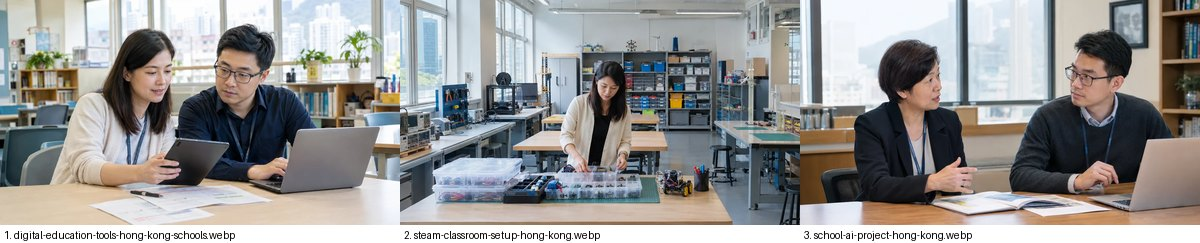
#> input picture deliverables/seo/edu_covers_sheet.jpg, 1200 x 243 px, given in place of digital-education-tools-hong-kong-schools.webp, which was not available
$ python sheet_edu_images.py
#> lines starting #> are read from the running program, lines starting #| are printed output that depends on the picture; pictures that were not available may be replaced by others from this repository, and a replacement may not be noted
# -*- coding: utf-8 -*-
"""新文章圖片 contact sheet：3 張封面 + 全部 37 張內文圖（分兩張 sheet）。"""
from PIL import Image, ImageDraw
import glob, os

ART = ["digital-education-tools-hong-kong-schools", "steam-classroom-setup-hong-kong", "school-ai-project-hong-kong"]


def sheet(paths, cols, cw, ch, out):
#> called with cols = 3, cw = 400, ch = 225, out = 'deliverables/seo/edu_covers_sheet.jpg'
    rows = (len(paths) + cols - 1) // cols
    im = Image.new("RGB", (cw * cols, (ch + 18) * rows), "white")
#> im: PIL image 1200x243 RGB; every value is 255
    d = ImageDraw.Draw(im)
    for i, p in enumerate(paths):
        t = Image.open(p).convert("RGB").resize((cw, ch), Image.LANCZOS)
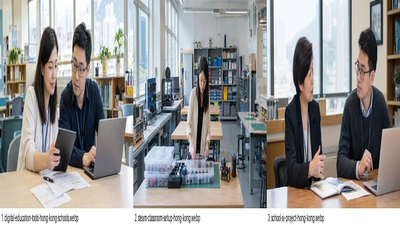
#> t: PIL image 400x225 RGB; mean R, G, B 149.8, 148.9, 147.7
        r, c = divmod(i, cols)
        x, y = c * cw, r * (ch + 18)
        im.paste(t, (x, y))
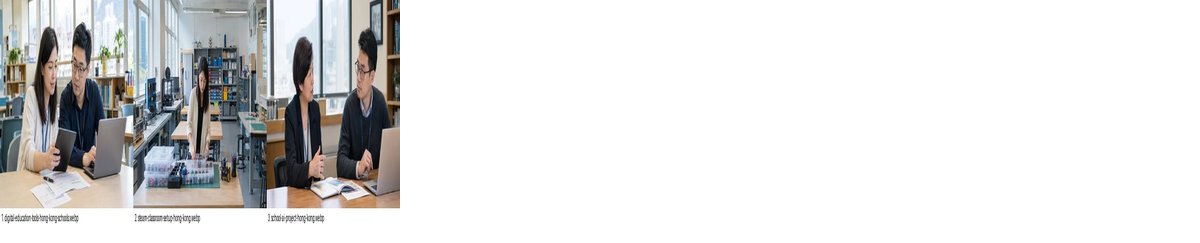
#> im: PIL image 1200x243 RGB; mean R, G, B 222.5, 222.2, 221.9
        d.text((x + 4, y + ch + 4), f"{i+1}. {os.path.basename(p)[:52]}", fill="black")
#> pass 2 of the loop in sheet, `for i, p in enumerate(paths):`:
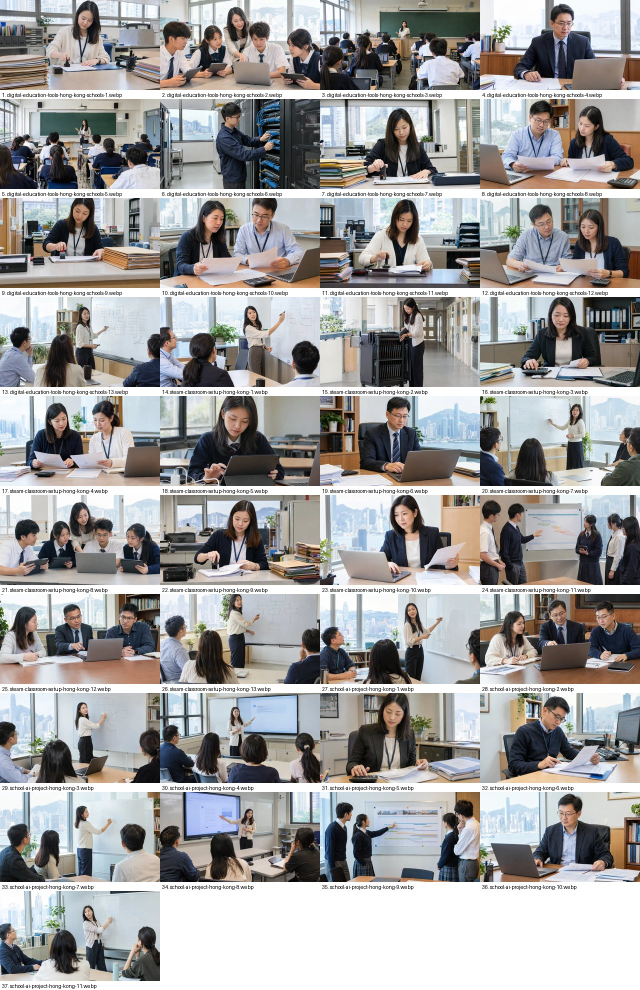
#> input picture deliverables/seo/edu_figures_sheet.jpg, 1280 x 1980 px, given in place of steam-classroom-setup-hong-kong.webp, which was not available (shown at 1/2 size)
#> in sheet, `t = Image.open(p).convert("RGB").resize((cw, ch), Image.LANCZOS)`:
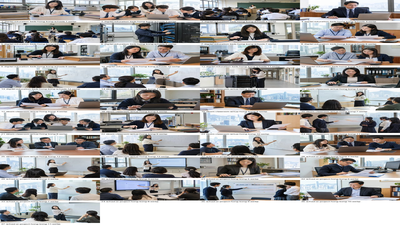
#> t: PIL image 400x225 RGB; mean R, G, B 158.7, 157.6, 157.3
#> in sheet, `im.paste(t, (x, y))`:
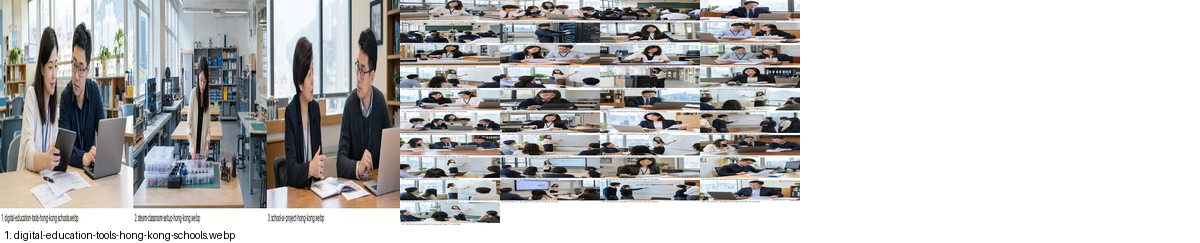
#> im: PIL image 1200x243 RGB; mean R, G, B 192.3, 191.7, 191.3
    im.save(out, quality=86)
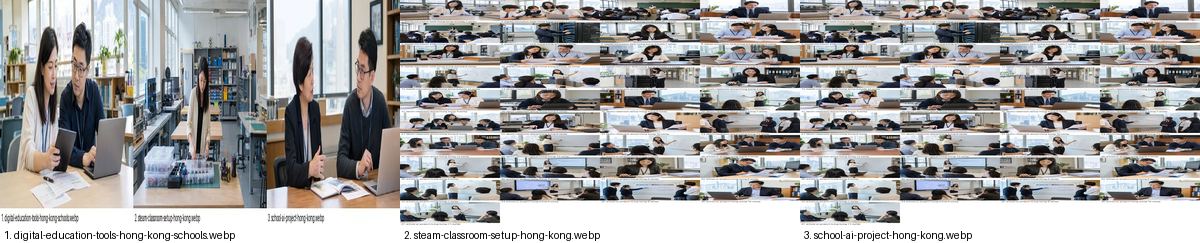
#> saved as edu_covers_sheet.jpg: PIL image 1200x243 RGB; mean R, G, B 161.9, 161, 160.4
    print(out, im.size)
#| deliverables/seo/edu_covers_sheet.jpg (1200, 243)


# 封面
sheet([f"public/blog/{s}.webp" for s in ART], 3, 400, 225, "deliverables/seo/edu_covers_sheet.jpg")
# 內文圖（全部 37，4 欄）
figs = []
for s in ART:
    figs += sorted(glob.glob(f"public/blog/figures/{s}-*.webp"), key=lambda p: int(p.rsplit("-", 1)[1].split(".")[0]))
#> pass 2 of the loop `for s in ART:`:
print("內文圖數:", len(figs))
sheet(figs, 4, 320, 180, "deliverables/seo/edu_figures_sheet.jpg")
#> (the run stopped early here; a loop or call above may not have finished)
